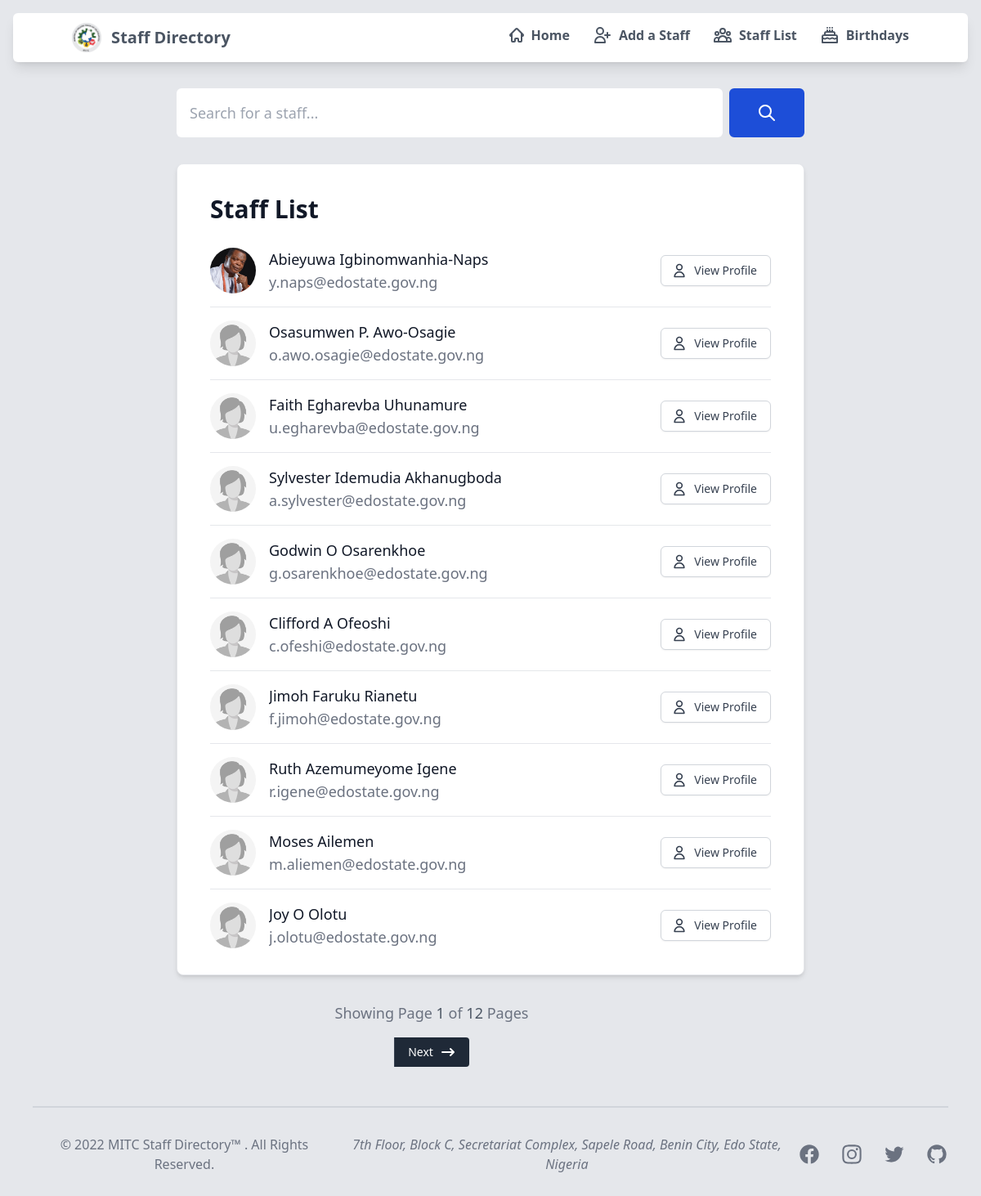
Page /staff/ on the committed database.
### sendmail/models.py (models this page shows, shortened)
class staffDetails(models.Model):
    first_name = models.CharField('First Name', max_length=20, default='Jane')
    middle_name = models.CharField('Middle Name', max_length=20, null=True, blank=True)
    last_name = models.CharField('Last Name', max_length=20, default='Doe')
    phone_number = PhoneNumberField('Phone Number', default='0800 000 0000')
    email = models.EmailField('Official Email', max_length = 254, default='email@edostate.gov.ng')
    cadre = models.CharField('Cadre', max_length=50, default='Admin')
    level = models.IntegerField('Level', default=1)
    step = models.IntegerField('Step', default=2)
    staff_image = models.ImageField(
        verbose_name="Profile Picture",
        upload_to='staffimages',
        default='staffimages/default.jpg'
    )
    GENDER = (
        (1, 'Male'),
        (2, 'Female'),
        (3, 'Prefer not to say')
    )
    gender = models.IntegerField('Gender', choices=GENDER, default=2)
    MONTHS = (
        (1, 'January'),
        (2, 'February'),
        (3, 'March'),
        (4, 'April'),
        (5, 'May'),
        (6, 'June'),
        (7, 'July'),
        (8, 'August'),
        (9, 'September'),
        (10, 'October'),
        (11, 'November'),
        (12, 'December')
    )
    birth_month = models.IntegerField('Birth Month', choices=MONTHS, default=1)
    birth_day = models.IntegerField('Birth Day', default=1)
    class Meta:
        db_table = 'sendmail_staffdetails'

### sendmail/views.py (the view)
# urls.py: re_path(r'^staff/$', views.staffListView.as_view(), name='stafflist'),
class staffListView(ListView):
    model = staffDetails
    context_object_name = 'stafflist'   # your own name for the list as a template variable
    template_name = 'stafflist.html'  # Specify your own template name/location
    paginate_by = 10
    def get_queryset(self):
        return staffDetails.objects.all()
    def get_context_data(self, **kwargs):
        context = super(staffListView, self).get_context_data(**kwargs)
        context['title'] = 'List of all Staff'
        return context

### sendmail/templates/stafflist.html (shortened to what this page needs)
{% extends "base.html" %}
{% load widget_tweaks %}
{% load static %}
{% block content %}
    <div class="max-w-3xl rounded-lg mx-auto mt-8 mb-8">
        <form action="{% url 'searchresult' %}" class="flex items-center" method="GET">
            <div class="relative w-full">
                <input type="text" id="simple-search" name="q"
                class="bg-white block font-medium border border-none text-gray-900 text-lg rounded-md
                focus:border-blue-500 block w-full p-4
                focus:ring-2 focus:outline-none focus:ring-blue-500
                dark:bg-gray-700 dark:border-gray-600 dark:placeholder-gray-400
                dark:text-white dark:focus:ring-blue-500 dark:focus:border-blue-500"
                    placeholder="Search for a staff..." required>
            </div>
            <button type="submit" class="px-8 py-4 ml-2 text-md font-medium text-white bg-blue-700 rounded-md border
                                            border-2 border-blue-700 hover:border-blue-800 hover:bg-blue-800 focus:ring-4 focus:outline-none focus:ring-blue-300
                                            dark:bg-blue-600 dark:hover:bg-blue-700 dark:focus:ring-blue-800">
                <svg class="w-6 h-6" fill="none" stroke="currentColor" viewBox="0 0 24 24"
                    xmlns="http://www.w3.org/2000/svg">
                    <path stroke-linecap="round" stroke-linejoin="round" stroke-width="2"
                        d="M21 21l-6-6m2-5a7 7 0 11-14 0 7 7 0 0114 0z"></path>
                </svg>
            </button>
        </form>
    </div>
    <div class="p-6 md:pb-4 max-w-3xl bg-white rounded-lg border mx-auto shadow-md sm:p-10 min-h-full justify-center">
        <div class="flex justify-between items-center mb-4">
            <h5 class="text-3xl font-bold leading-none text-gray-900 dark:text-white">Staff List</h5>
        </div>
        <div class="flow-root">
            <ul role="list" class="divide-y divide-gray-200 dark:divide-gray-700">
                {% for staff in stafflist %}
                    <li class="py-3 sm:py-4">
                        <div class="flex items-center space-x-4">
                            <div class="flex-shrink-0">
                                <img class="w-14 h-14 rounded-full" src="{{ staff.staff_image.url }}"
                                    alt="{{ staff.first_name }}'s' image">
                            </div>
                            <div class="flex-1 min-w-0">
                                <p class="text-lg font-medium text-gray-900 truncate dark:text-white">
                                    {{ staff.first_name }}
                                    {% if staff.middle_name %}
                                        {{ staff.middle_name }}
                                        {% else %}
                                            <span></span>
                                    {% endif %}
                                    {{ staff.last_name }}
                                </p>
                                <p class="text-lg text-gray-500 truncate dark:text-gray-400">
                                    {{ staff.email }}
                                </p>
                            </div>
                            <div class="inline-flex items-center text-base font-semibold text-gray-900 dark:text-white">
                                <a href="{% url 'staffdetails' staff.id %}">
                                    <button type="button" class="inline-flex items-center px-4 py-2 border border-gray-300 rounded-md shadow-sm
                                                                text-sm font-medium text-gray-700 bg-white hover:bg-gray-100 focus:outline-none
                                                                focus:ring-2 focus:ring-gray-300 hover:text-gray-900 focus:z-10">
                                        <svg xmlns="http://www.w3.org/2000/svg" class="-ml-1 mr-2 h-5 w-5" fill="none" viewBox="0 0 24 24" stroke="currentColor"
                                            stroke-width="2">
                                            <path stroke-linecap="round" stroke-linejoin="round"
                                                d="M16 7a4 4 0 11-8 0 4 4 0 018 0zM12 14a7 7 0 00-7 7h14a7 7 0 00-7-7z" />
                                        </svg>
                                        View Profile
                                    </button>
                                </a>
                            </div>
                        </div>
                    </li>
                {% endfor %}
            </ul>
        </div>
    </div>
    {% block pagination %}
        {% if is_paginated %}
            <div class="container font-medium text-gray-500 text-md md:text-lg flex flex-col
                        space-y-4 items-center justify-center mt-8 mb-12 md:mb-12 pagination">
                <span class="page-current mx-4">
                    Showing Page <span class="text-gray-600 dark:text-white">{{ page_obj.number }}</span>
                      of <span class="text-gray-600 dark:text-white">{{ page_obj.paginator.num_pages }}</span> Pages
                </span>
                <div class="inline-flex mt-2 xs:mt-0">
                    {% if page_obj.has_next %}
                        <a href="{{ request.path }}?page={{ page_obj.next_page_number }}">
                            <button class="py-2 px-4 text-sm font-medium text-white
                                            bg-gray-800 rounded-r border-0 border-l border-gray-700 hover:bg-gray-900
                                            dark:bg-gray-800 dark:border-gray-700 dark:text-gray-400 dark:hover:bg-gray-700
                                            dark:hover:text-white">
                                    <span class="inline-flex items-center">
                                        Next
                                        <svg class="ml-2 w-5 h-5" fill="currentColor" viewBox="0 0 20 20" xmlns="http://www.w3.org/2000/svg">
                                            <path fill-rule="evenodd"
                                                d="M12.293 5.293a1 1 0 011.414 0l4 4a1 1 0 010 1.414l-4 4a1 1 0 01-1.414-1.414L14.586 11H3a1 1 0 110-2h11.586l-2.293-2.293a1 1 0 010-1.414z"
                                                clip-rule="evenodd"></path>
                                        </svg>
                                    </span>
                            </button>
                        </a>
                    {% endif %}
                </div>
            </div>
        {% endif %}
    {% endblock %}
{% endblock %}

### sendmail/templates/base.html (shortened to what this page needs)
{% load static tailwind_tags %}
{% load active_link_tags %}
{% load static %}
<!DOCTYPE html>
<html lang="en">
	<head>
		{% tailwind_css %}
	</head>
	<body class="bg-gray-200 font-sans p-4">
		<nav class="bg-white rounded-md shadow-lg px-2 sm:px-4 py-3 md:py-3 dark:bg-gray-800">
			<div class="container flex flex-wrap justify-between items-center mx-auto">
				<a href="https://flowbite.com" class="flex items-center">
					<img src="{% static 'img/mitc-logo-trans.png' %}" class="mr-3 md:h-9 h-6 sm:h-9" alt="Flowbite Logo">
					<span class="self-center text-xl text-gray-600 font-bold whitespace-nowrap dark:text-white">Staff
						Directory</span>
				</a>
				<div class="hidden w-full md:block md:w-auto" id="mobile-menu">
					<ul class="flex flex-col md:flex-row md:space-x-8 md: text-gray-600 md:mt-0 md:text-md md:font-bold">
						<li>
							<a href="{% url 'index' %}" class="{% active_link 'index' strict=True css_class='text-blue-700' %} block py-2 pr-4 pl-3 text-gray-600 border-b border-gray-100
																hover:bg-gray-50 md:hover:bg-transparent md:border-0
																md:hover:text-blue-700 md:p-0 dark:text-gray-400 md:dark:hover:text-white
																dark:hover:bg-gray-700 dark:hover:text-white
																md:dark:hover:bg-transparent dark:border-gray-700">
								<span class="inline-flex items-center">
									Home
								</span>
							</a>
						</li>
						<li>
							<a href="{% url 'addstaff' %}"
									class="{% active_link 'addstaff' css_class='text-blue-700' %} block py-2 pr-4 pl-3 text-gray-600 border-b border-gray-100
											hover:bg-gray-50 md:hover:bg-transparent md:border-0
											md:hover:text-blue-700 md:p-0 dark:text-gray-400 md:dark:hover:text-white
											dark:hover:bg-gray-700 dark:hover:text-white
											md:dark:hover:bg-transparent dark:border-gray-700">
								<span class="inline-flex items-center">
									<svg xmlns="http://www.w3.org/2000/svg" class="-ml-1 mr-2 h-6 w-6" fill="none"
										viewBox="0 0 24 24" stroke="currentColor" stroke-width="2">
										<path stroke-linecap="round" stroke-linejoin="round"
											d="M18 9v3m0 0v3m0-3h3m-3 0h-3m-2-5a4 4 0 11-8 0 4 4 0 018 0zM3 20a6 6 0 0112 0v1H3v-1z" />
									</svg>
									Add a Staff
								</span>
							</a>
						</li>
						<li>
							<a href="{% url 'stafflist' %}" class="{% active_link 'stafflist' css_class='text-blue-700' %} block py-2 pr-4 pl-3 text-gray-600 border-b border-gray-100 hover:bg-gray-50 md:hover:bg-transparent md:border-0
										md:hover:text-blue-700 md:p-0 dark:text-gray-400 md:dark:hover:text-white dark:hover:bg-gray-700 dark:hover:text-white
										md:dark:hover:bg-transparent dark:border-gray-700">
								<span class="inline-flex items-center">
									Staff List
								</span>
							</a>
						</li>
						<li>
							<a href="{% url 'birthday' %}" target="_blank" class="{% active_link 'birthday' css_class='text-blue-700' %} block py-2 pr-4 pl-3 text-gray-600 border-b border-gray-100 hover:bg-gray-50 md:hover:bg-transparent md:border-0
										md:hover:text-blue-700 md:p-0 dark:text-gray-400 md:dark:hover:text-white dark:hover:bg-gray-700 dark:hover:text-white
										md:dark:hover:bg-transparent dark:border-gray-700">
								<span class="inline-flex items-center">
									Birthdays
								</span>
							</a>
						</li>
					</ul>
				</div>
			</div>
		</nav>
		{% block content %}
        {% endblock %}
	</body>
	<footer class="px-4 bg-none pb-4 bottom-0 md:bottom-0 md:px-6 dark:bg-gray-800">
		<hr class="my-6 border border-1 border-gray-300 sm:mx-auto dark:border-gray-700 lg:my-8">
		<div class="flex md:flex-row md:justify-between items-center flex-col space-y-8 md:space-y-px justify-between">
			<span class="block text-md text-gray-500 sm:text-center dark:text-gray-400">© 2022
                <a href="https://wcce.org.ng" target="_blank"
					class="hover:underline">MITC Staff Directory™
                </a>. All Rights Reserved.
			</span>
			<span class="text-gray-500 text-center">
				<em>7th Floor, Block C, Secretariat Complex, Sapele Road, Benin City, Edo State, Nigeria</em>
			</span>
			<div class="sm:flex sm:items-center md:justify-between sm:justify-between">
				<div class="flex md:justify-end center space-x-6 sm:justify-center md:mt-0">
					<a href="#" class="text-gray-500 text-md hover:text-indigo-600">
					</a>
					<a href="#" class="text-gray-500 text-md hover:text-indigo-600">
					</a>
					<a href="#" class="text-gray-500 hover:text-indigo-600">
					</a>
					<a href="#" class="text-gray-500 hover:text-indigo-600">
					</a>
				</div>
			</div>
		</div>
	</footer>
</html>

### rows in the picture
staffDetails: staff_image (picture), first_name "Abieyuwa", last_name "Igbinomwanhia-Naps", email "y.naps@edostate.gov.ng"
staffDetails: staff_image (placeholder picture), first_name "Osasumwen", middle_name "P.", last_name "Awo-Osagie", email "o.awo.osagie@edostate.gov.ng"
staffDetails: staff_image (placeholder picture), first_name "Faith", middle_name "Egharevba", last_name "Uhunamure", email "u.egharevba@edostate.gov.ng"
staffDetails: staff_image (placeholder picture), first_name "Sylvester", middle_name "Idemudia", last_name "Akhanugboda", email "a.sylvester@edostate.gov.ng"
staffDetails: staff_image (placeholder picture), first_name "Godwin", middle_name "O", last_name "Osarenkhoe", email "g.osarenkhoe@edostate.gov.ng"
staffDetails: staff_image (placeholder picture), first_name "Clifford", middle_name "A", last_name "Ofeoshi", email "c.ofeshi@edostate.gov.ng"
staffDetails: staff_image (placeholder picture), first_name "Jimoh", middle_name "Faruku", last_name "Rianetu", email "f.jimoh@edostate.gov.ng"
staffDetails: staff_image (placeholder picture), first_name "Ruth", middle_name "Azemumeyome", last_name "Igene", email "r.igene@edostate.gov.ng"
staffDetails: staff_image (placeholder picture), first_name "Moses", last_name "Ailemen", email "m.aliemen@edostate.gov.ng"
staffDetails: staff_image (placeholder picture), first_name "Joy", middle_name "O", last_name "Olotu", email "j.olotu@edostate.gov.ng"

### other values in the picture
{{ page_obj.number }} "1"
{{ page_obj.paginator.num_pages }} "12"
